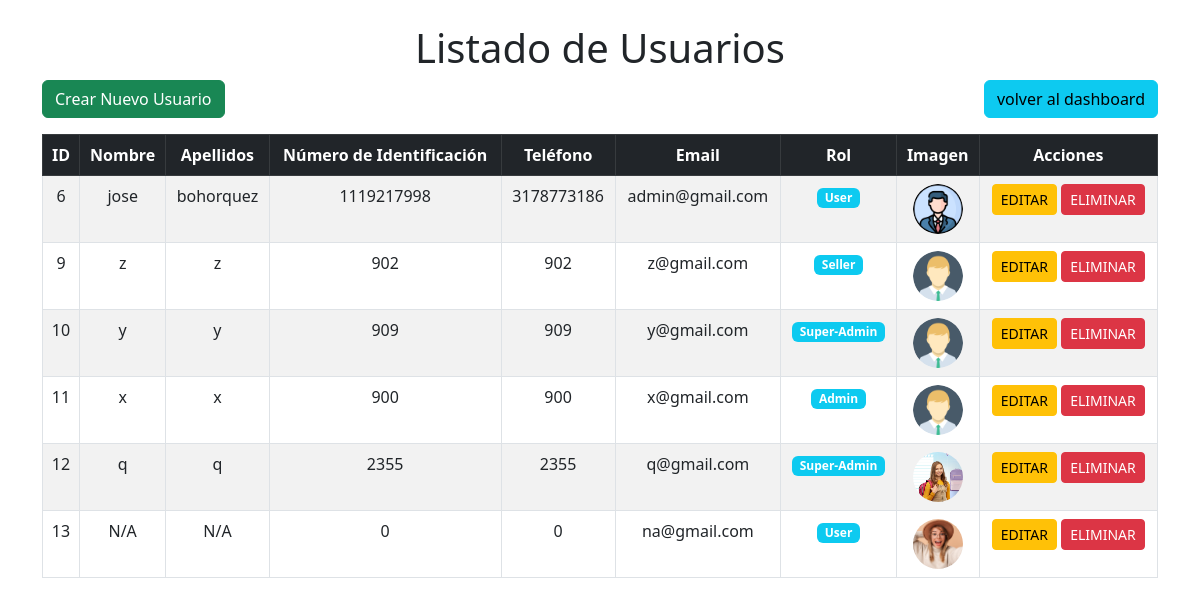
Page /index.php?c=UserController&a=main (signed in) on the committed database.
### tables this page shows
CREATE TABLE `user` (
  `id_user` int NOT NULL COMMENT 'identificador unico de cada usuario',
  `name` varchar(50) DEFAULT NULL COMMENT 'nombres de cada usuario',
  `lastname` varchar(50) DEFAULT NULL COMMENT 'apellidos de cada usuario',
  `id_number` varchar(50) DEFAULT NULL COMMENT 'numero de identificacion de cada usuario',
  `cel` varchar(50) DEFAULT NULL COMMENT 'numero de telefono de cada usuario',
  `email` varchar(50) DEFAULT NULL COMMENT 'correo electronico de cada usuario',
  `pass` longtext COMMENT 'contraseña del usuario',
  `rol` int DEFAULT NULL COMMENT 'rol de cada uno de los usuarios',
  `image_profile` varchar(50) DEFAULT NULL COMMENT 'ruta de donde se almacena la imagen '
);

CREATE TABLE `rol` (
  `id_rol` int NOT NULL COMMENT 'identificador unico de cada rol',
  `name_rol` varchar(50) NOT NULL COMMENT 'nombre unico de cada rol'
);

### controllers/UserController.php (called while the page is built, shortened)
<?php
require_once 'models/UserModel.php';
class UserController
{
    private $userModel;
    public function __construct()
    {
        $db = new Database();
        $pdo = $db->getConnection();
        $this->userModel = new UserModel($pdo);
    }
    public function main()
    {
        $users = $this->userModel->getAllUsers();
        require_once 'views/rol/admin/dashboard/user/read_users.php';
    }
}
?>

### models/UserModel.php (called while the page is built, shortened)
<?php
class UserModel
{
    private $db;
    private $id_user;
    private $name;
    private $lastname;
    private $id_number;
    private $cel;
    private $email;
    private $rol_name;
    private $image_profile;
    public function __construct($pdo)
    {
        $this->db = $pdo;
    }
    public function getIdUser() { return $this->id_user; }
    public function setIdUser($id_user) { $this->id_user = $id_user; }
    public function getName() { return $this->name; }
    public function setName($name) { $this->name = $name; }
    public function getLastname() { return $this->lastname; }
    public function setLastname($lastname) { $this->lastname = $lastname; }
    public function getIdNumber() { return $this->id_number; }
    public function setIdNumber($id_number) { $this->id_number = $id_number; }
    public function getCel() { return $this->cel; }
    public function setCel($cel) { $this->cel = $cel; }
    public function getEmail() { return $this->email; }
    public function setEmail($email) { $this->email = $email; }
    public function getRolName() { return $this->rol_name; }
    public function setRolName($rol_name) { $this->rol_name = $rol_name; }
    public function getImageProfile() { return $this->image_profile; }
    public function setImageProfile($image_profile) { $this->image_profile = $image_profile; }
    public function getAllUsers()
    {
        $query = "
            SELECT
                u.*,
                r.name_rol AS rol_name
            FROM
                user u
            LEFT JOIN
                rol r ON u.rol = r.id_rol
        ";
        $stmt = $this->db->prepare($query);
        $stmt->execute();
        $users = [];
        while ($row = $stmt->fetch(PDO::FETCH_ASSOC)) {
            $user = new UserModel($this->db);
            $user->setIdUser($row['id_user']);
            $user->setName($row['name']);
            $user->setLastname($row['lastname']);
            $user->setIdNumber($row['id_number']);
            $user->setCel($row['cel']);
            $user->setEmail($row['email']);
            $user->setPass($row['pass']);
            $user->setRol($row['rol']);
            $user->setRolName($row['rol_name']);
            $user->setImageProfile($row['image_profile']);
            $users[] = $user;
        }
        return $users;
    }
}
?>

### views/rol/admin/dashboard/user/read_users.php (the view, shortened to what this page needs)
<!DOCTYPE html>
<html lang="es">
<head>
    <link rel="stylesheet" href="https://cdn.jsdelivr.net/npm/bootstrap@5.3.0/dist/css/bootstrap.min.css">
    <link rel="stylesheet" href="https://cdn.jsdelivr.net/npm/sweetalert2@11/dist/sweetalert2.min.css">
</head>
<body>
<div class="container mt-4">
    <h1 class="text-center">Listado de Usuarios</h1>
    <div class="text-end mb-3 d-flex justify-content-between">
        <a href="index.php?c=UserController&a=create" class="btn btn-success">
            <i class="fas fa-user-plus"></i> Crear Nuevo Usuario
        </a>
        <a href="index.php?c=DashboardController&a=main" class="btn btn-info">
            <i class="fas fa-user-plus"></i> volver al dashboard
        </a>
    </div>
    <div class="table-responsive">
        <table class="table table-bordered table-striped text-center">
            <thead class="table-dark text-center">
                <tr>
                    <th>ID</th>
                    <th>Nombre</th>
                    <th>Apellidos</th>
                    <th>Número de Identificación</th>
                    <th>Teléfono</th>
                    <th>Email</th>
                    <th>Rol</th>
                    <th>Imagen</th>
                    <th>Acciones</th>
                </tr>
            </thead>
            <tbody>
                <?php foreach ($users as $user): ?>
                    <tr>
                        <td><?= htmlspecialchars($user->getIdUser() ?? 'N/A') ?></td>
                        <td><?= htmlspecialchars($user->getName() ?? 'N/A') ?></td>
                        <td><?= htmlspecialchars($user->getLastname() ?? 'N/A') ?></td>
                        <td><?= htmlspecialchars($user->getIdNumber() ?? 'N/A') ?></td>
                        <td><?= htmlspecialchars($user->getCel() ?? 'N/A') ?></td>
                        <td><?= htmlspecialchars($user->getEmail() ?? 'N/A') ?></td>
                        <td class="text-center">
                            <span class="badge bg-info"><?= htmlspecialchars($user->getRolName() ?? 'Sin Rol') ?></span>
                        </td>
                        <td class="text-center">
                            <img src="<?= htmlspecialchars($user->getImageProfile() ?: 'assets/plantilla/dashboard/assets/avatar/Avatar.png') ?>"
                                 onerror="this.onerror=null; this.src='assets/plantilla/dashboard/assets/avatar/Avatar.png';"
                                 class="table-img" alt="Imagen de Perfil">
                        </td>
                        <td class="text-center">
                            <a href="index.php?c=UserController&a=update&id=<?= htmlspecialchars($user->getIdUser()) ?>"
                               class="btn btn-warning btn-sm">
                                <i class="fas fa-edit"></i> EDITAR
                            </a>
                            <button class="btn btn-danger btn-sm delete-user"
                                    data-id="<?= htmlspecialchars($user->getIdUser()) ?>"
                                    data-name="<?= htmlspecialchars($user->getName() ?? 'Usuario') ?>">
                                <i class="fas fa-trash"></i>ELIMINAR
                            </button>
                        </td>
                    </tr>
                <?php endforeach; ?>
            </tbody>
        </table>
    </div>
</div>
</body>
</html>

### views/rol/admin/dashboard/user/read_users.php (style rules this page uses)
.table-img { width: 50px; height: 50px; object-fit: cover; border-radius: 50%; }

### rows in the picture
user: id_user "6", name "jose", lastname "bohorquez", id_number "1119217998", cel "3178773186", email "admin@gmail.com", rol.name_rol "User", image_profile (picture)
user: id_user "9", name "z", lastname "z", id_number "902", cel "902", email "z@gmail.com", rol.name_rol "Seller"
user: id_user "10", name "y", lastname "y", id_number "909", cel "909", email "y@gmail.com", rol.name_rol "Super-Admin"
user: id_user "11", name "x", lastname "x", id_number "900", cel "900", email "x@gmail.com", rol.name_rol "Admin"
user: id_user "12", name "q", lastname "q", id_number "2355", cel "2355", email "q@gmail.com", rol.name_rol "Super-Admin", image_profile (picture)
user: id_user "13", name "N/A", lastname "N/A", id_number "0", cel "0", email "na@gmail.com", rol.name_rol "User", image_profile (picture)
